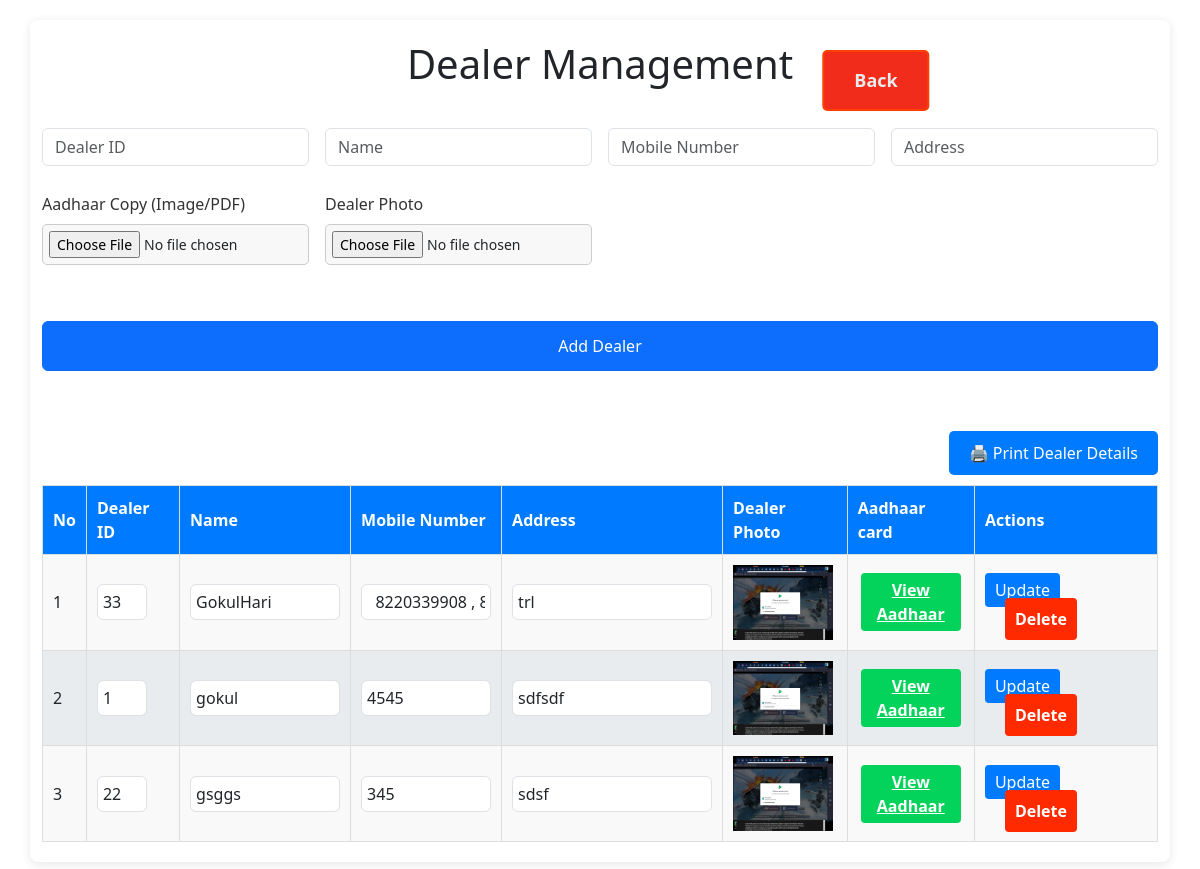
The app's page /dealer_details, older data.
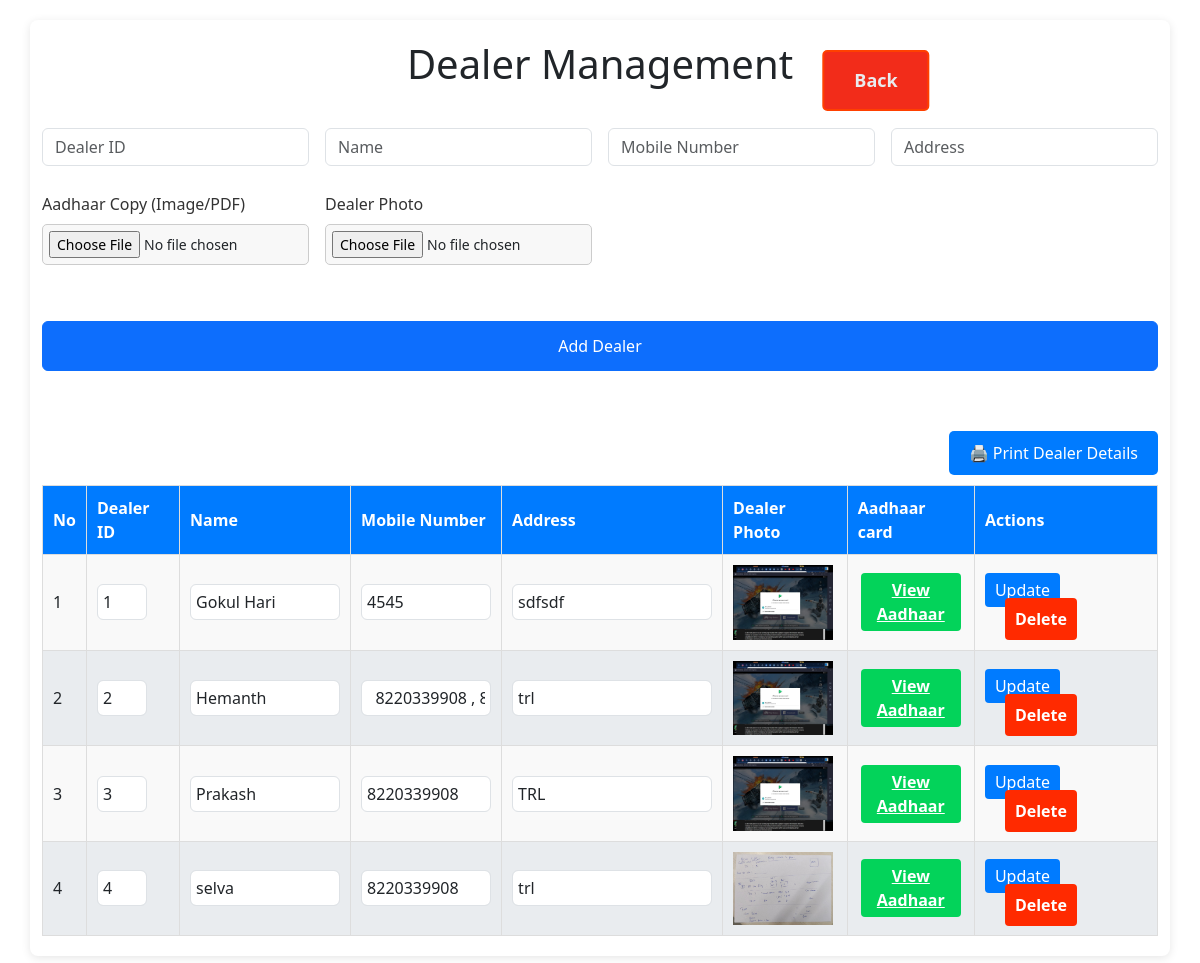
The same page, newer data.
### app.py (models this page shows)
class Dealer_details(db.Model):
    id = db.Column(db.Integer, primary_key=True)
    dealer_id = db.Column(db.String(100), nullable=False, unique=True)
    name = db.Column(db.String(100), nullable=False)
    mobile = db.Column(db.String(15), nullable=False)
    address = db.Column(db.String(400), nullable=True)
    aadhaar_file = db.Column(db.String(400))  # Path to Aadhaar copy
    photo_file = db.Column(db.String(400))

### app.py (the view)
@app.route('/dealer_details')
def dealer_details():
    dealers = Dealer_details.query.order_by(Dealer_details.name.asc()).all()
    return render_template('dealer_details.html', dealers=dealers)

### templates/dealer_details.html (shortened to what this page needs)
<!DOCTYPE html>
<html lang="en">
<head>
    <link rel="stylesheet" href="/static/styles.css">
    <link rel="stylesheet" href="https://cdn.jsdelivr.net/npm/bootstrap@5.3.0/dist/css/bootstrap.min.css">
</head>
<body>
    <div class="container history_container dealer_details_data">
        <h1>Dealer Management</h1>
        <a href="/" class="back">Back</a>
        <form action="/add_dealer_details"  enctype="multipart/form-data" method="POST" class="row g-3 mt-4" class="dealer_details_form hide-on-print">
            <div class="col-md-3">
                <input type="text" name="dealer_id" placeholder="Dealer ID" class="form-control" required>
            </div>
            <div class="col-md-3">
                <input type="text" name="name" placeholder="Name" class="form-control" required>
            </div>
            <div class="col-md-3">
                <input type="text" name="mobile" placeholder="Mobile Number" class="form-control" required>
            </div>
            <div class="col-md-3">
                <input type="text" name="address" placeholder="Address" class="form-control" required>
            </div>
            <div class="col-md-3 choose-btn">
                <label class="hide-on-print">Aadhaar Copy (Image/PDF)</label>
                <input class="hide-on-print" type="file" name="aadhaar_file" accept="image/*,.pdf" required>
            </div>
            <div class="col-md-3 choose-btn">
                <label class="hide-on-print">Dealer Photo</label>
                <input class="hide-on-print"type="file" name="photo_file" accept="image/*" required>
            </div>
            <div class="col-md-12">
                <button type="submit" class="btn btn-primary w-100 add-dealer-btn">Add Dealer</button>
            </div>
        </form>
        <div style="text-align: right; margin-bottom: 10px;" class="hide-on-print">
            <button class="print_btn" onclick="window.print()" style="margin-top: 10px;">
                🖨️ Print Dealer Details
            </button>
        </div>
        <table class="history_data">
            <thead>
                <tr>
                    <th>No</th>
                    <th>Dealer ID</th>
                    <th>Name</th>
                    <th>Mobile Number</th>
                    <th>Address</th>
                    <th class="hide-on-print">Dealer Photo</th>
                    <th class="hide-on-print">Aadhaar card</th>
                    <th class="hide-on-print">Actions</th>
                </tr>
            </thead>
            <tbody>
            {% for dealer in dealers %}
                <tr>
                    <form action="/edit_dealer_details/{{ dealer.id }}" method="POST">
                        <td>{{ loop.index }}</td>
                        <td><input type="text" name="dealer_id" value="{{ dealer.dealer_id }}" class="form-control dealer-id" required></td>
                        <td><input type="text" name="name" value="{{ dealer.name }}" class="form-control dealer-name" required></td>
                        <td><input type="text" name="mobile" value="{{ dealer.mobile }}" class="form-control mobile-no" required></td>
                        <td><input type="text" name="address" value="{{ dealer.address }}" class="form-control" required></td>
                        <td class="hide-on-print">
                            {% if dealer.photo_file %}
                                <img src="{{ url_for('static', filename='uploads/' ~ dealer.photo_file) }}" width="100">
                            {% endif %}
                        </td>
                        <td class="hide-on-print aadhaar-btn">
                            {% if dealer.aadhaar_file %}
                                <a href="{{ url_for('static', filename='uploads/' ~ dealer.aadhaar_file) }}" target="_blank">View Aadhaar</a>
                            {% endif %}
                        </td>
                        <td class="hide-on-print">
                            <button type="submit" class="edit">Update</button>
                            <a href="/delete_dealer_details/{{ dealer.id }}" class="delete"  onclick="return confirm('Are you sure you want to delete this dealer?');">Delete</a>
                        </td>
                    </form>
                </tr>
            {% endfor %}
            </tbody>
        </table>
    </div>
</body>
</html>

### static/styles.css (style rules this page uses)
body { font-family: Arial, sans-serif; background-color: #f4f4f9; margin: 0; padding: 0; }
.container { max-width: 800px; margin: 20px auto; background: #fff; padding: 20px; border-radius: 8px; box-shadow: 0 2px 10px rgba(0, 0, 0, 0.1); }
.history_container { max-width: 1000px; }
h1, h2 { color: #333; text-align: center; }
.btn { background-color: #03d35a; color: #fff; border: none; padding: 10px; border-radius: 4px; cursor: pointer; font-size: medium; height: 50px; }
table { width: 100%; border-collapse: collapse; margin-top: 10px; }
table th, table td { padding: 10px; border: 1px solid #ddd; text-align: left; }
table th { background-color: #007bff; color: white; }
table tbody tr:nth-child(odd) { background-color: #f9f9f9; }
table tbody tr:nth-child(even) { background-color: #e9ecef; }
a { display: inline-block; padding: 15px 30px; font-size: 18px; font-weight: bold; text-align: center; text-decoration: none; background-color: #007bff; color: white; border-radius: 5px; border: 2px solid #007bff; transition: all 0.3s ease; position: absolute; left: 50%; transform: translateX(-50%); transition: transform 0.2s, background-color 0.2s; }
.back { background-color: #f22c1a; border: 2px solid #ff4000; top: 50px; left: 73%; }
.history_data input, .dealer_accounts input { width: 50px; padding: 5px; font-size: 16px; }
.history_data button, .dealer_accounts button { background-color: #03d35a; color: white; padding: 5px 10px; border: none; cursor: pointer; border-radius: 4px; }
.history_data .edit { background-color: #007bff; }
.dealer_details_data .delete { padding: 5px 10px; border: none; cursor: pointer; border-radius: 4px; position:relative; display: inline; background-color: #ff2a00; color: white; text-decoration: none; text-align: center; width: 20px; height: 4px; left: 0px; padding: 10px 10px; font-size: 16px; margin-left: 20px; }
.dealer_details_data .back { color: #e9ecef; text-decoration: none; }
.dealer_details_data table input { width: 200px; }
.dealer_details_data .choose-btn label { margin-top: 10px; display: block; color: #333; }
.dealer_details_data .choose-btn input { display: block; margin: 8px 0 20px 0; padding: 6px; border: 1px solid #ccc; border-radius: 5px; background-color: #f8f8f8; width: 100%; max-width: 400px; font-size: 14px; }
.dealer_details_data .aadhaar-btn a { position: relative; width: 100px; background-color: #03d35a; color: white; padding: 5px 10px; border: none; cursor: pointer; border-radius: 4px; font-size: medium; }
.dealer_details_data .dealer-id { width: 50px; }
.dealer_details_data .dealer-name { width: 150px; }
.dealer_details_data .mobile-no { width: 130px; }
.add-dealer-btn { margin-top: 20px; margin-bottom: 50px; }
.print_btn { all: unset; background-color: #007bff; color: white; cursor: pointer; padding: 10px 20px; text-decoration: none; border-radius: 5px; transition: background-color 0.2s, transform 0.2s; }

Row changes from the older to the newer data that the page shows:
changed Dealer_details "sdfsdf": name "gokul" → "Gokul Hari"; moves up the list
changed Dealer_details: dealer_id "33" → "2"; name "GokulHari" → "Hemanth"
changed Dealer_details: dealer_id "22" → "3"; name "gsggs" → "Prakash"; mobile "345" → "8220339908"; address "sdsf" → "TRL"
added Dealer_details: dealer_id "4", name "selva", mobile "8220339908", address "trl", photo_file (picture)
